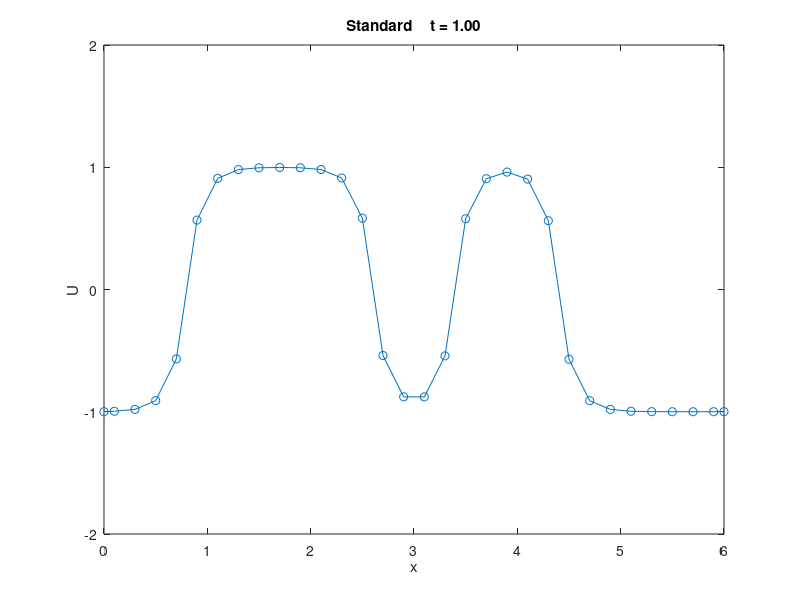

The MATLAB source for this figure: (Note: this script raises an error after producing the figure.)
% Heat Equation with periodic boundary conditions.
clf;
clc;
clear all;

addpath([mfilename('fullpath'), '/../mole_MATLAB/'])

%Settings %%%%
N = 30; % number of grid points

explicit = false;
plots = true;
skip_standard = false;
allen_cahn = true;

% Shared problem parameters

% Heat Equation
coeff=(1/.15).^2;  %Coefficient needed for Allen-Cahn PDE.
alpha = 1.0; % thermal diffusivity.

% X Domain
a = 0;
b = 6;
dx = (b-a)/N;
dx2 = dx/2;

% X discretization
x = [a (a+dx2):dx:(b-dx2)]'; % solution domain is u(0) to u(N) {u(x(0)) = u(x(N+1))}
x_display = [x; b];

% Initial Condition
if (allen_cahn)
  u0=1.2*(rand(size(x))-1*rand(size(x)));
  %u0 = 0.5*(1+sin(5*3.14/(b-a) * x));
else
  u0 = 0.5*(1+sin(2*3.14/(b-a) * x));
end
u_display = [u0; u0(1)];

% Time Domain
t0 = 0;
tf = 1.0;
dt = (dx2^2)/(4*alpha); % Von Neumann Stability Criterion

%plot_frequency = (tf/dt)/N;
plot_frequency = 1; % for watching time evolution

% Implicit "Standard" Finite Differences Approach

% Time discretization
t = t0;
timesteps = 0;

% Initial Condition
u = u0;
unew = u0;

% Finite Difference Operator Matrix
v = alpha*dt/dx^2;
a0 = v*ones(N+1, 1);
a1 = -2*v*ones(N+1, 1);
A = spdiags([a0 a1 a0], [-1 0 1], N+1, N+1);

% Use Saulo's non-uniform spacing scheme at boundaries
% X = a
A(1, N+1) = v;       A(1, 1)     = -2*v; A(1, 2)   = v;
% X = a + dx/2
A(2, 1)   = (8/3)*v; A(2, 2)     = -4*v; A(2, 3)   = (4/3)*v;
% X = b - dx/2
A(N+1, N) = (4/3)*v; A(N+1, N+1) = -4*v; A(N+1, 1) = (8/3)*v;

if (explicit)
  FD = speye(size(A)) + A;
else
  FD = speye(size(A)) - A;
end

figures_so_far = 1;

if (skip_standard == 0)

% Integrate
while (t < tf)
    % update U
    if (explicit)
      unew = FD * u;
    else
      unew = FD \ u;
    end

    if (allen_cahn)
      unew = unew - coeff*dt*(u.^3-u);
    end

    % timestep
    timesteps = timesteps+1;
    t = timesteps*dt;

    % Make a plot every few timesteps and on the last timestep.
    if (plots && (mod(timesteps-1, plot_frequency) == 0 || t >= tf))
      u_display = [u; u(1)];
      % figure(figures_so_far);
      figure(1);
      figures_so_far = figures_so_far + 1;

      plot(x_display, u_display, 'o-');
      str = sprintf('Standard \t t = %.2f', t);
      title(str)
      xlabel('x')
      ylabel('U')
      xlim([a b]);
      ylim([-2 2]);
    end

    u = unew;
end
end

u_standard = u;


% Implicit Mimetic Finite Differences Approach

% X discretization
x = [a (a+dx/2):dx:(b-dx/2)]';
x_display = [x; b];

% Time discretization
t = t0;
timesteps = 0;

% Initial Condition
u = u0;
unew = u0;

% Mimetic Operator Matrix
order = 2;

% Instead of using MOLE's lap(), construct laplacian from div and grad ourselves.
% This lets us impose boundary conditions on D and G as needed.
D = div(order, N, dx); % 1D Mimetic divergence operator
G = grad(order, N, dx);

% Periodic BC imposed on the divergence operator
D(1,2) = 1/(2*dx);
D(1,end-1) = -1/(2*dx);
D(end,2) = 1/(2*dx);
D(end,end-1) = -1/(2*dx);

% Apply the rule that U(1) == U(end), and drop last row/column.
L = D*G;
L(:, 1) = L(:, 1) + L(:, end);
L = L(1:end-1,1:end-1);

if (explicit)
  MFD = speye(size(L)) + alpha*dt*L;
else
  MFD = speye(size(L)) - alpha*dt*L;
end

% Integrate
while (t < tf)
    % update U
    if (explicit)
      unew = MFD * u;
    else
      unew = MFD \ u;
    end

    if (allen_cahn)
      unew = unew - coeff*dt*(u.^3-u);
    end

    % timestep
    timesteps = timesteps+1;
    t = timesteps*dt;

    % Make a plot every few timesteps and on the last timestep.
    if (plots && (mod(timesteps-1, plot_frequency) == 0 || t >= tf))
      u_display = [u; u(1)];
      %figure(figures_so_far);
      figure(2);
      figures_so_far = figures_so_far + 1;

      plot(x_display, u_display, 'o-');
      str = sprintf('Mimetic \t t = %.2f', t);
      title(str)
      xlabel('x')
      ylabel('U')
      xlim([a b]);
      ylim([-2 2]);
    end

    u = unew;
end

u_mimetic = u;

percent_diff = 100 * abs(u_standard - u_mimetic) ./ u_standard;
